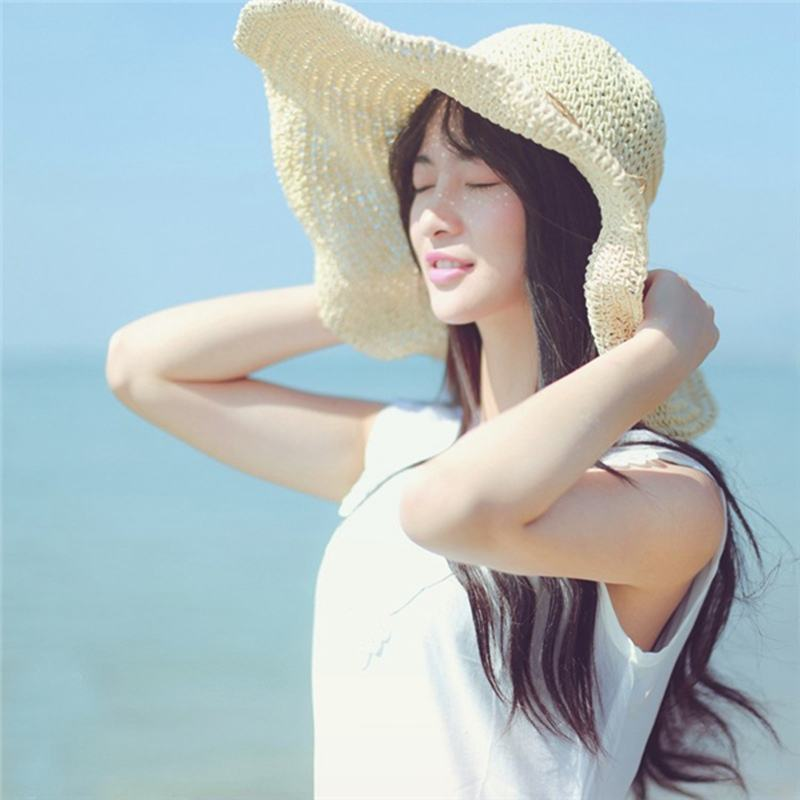
#> input picture learn.jpg, 800 x 800 px
$ python '图像变换.py'
#> lines starting #> are read from the running program, lines starting #| are printed output that depends on the picture
from PIL import Image
from numpy import  *
from pylab import *
import cv2

figure()
im = array(Image.open("learn.jpg").convert('L'))
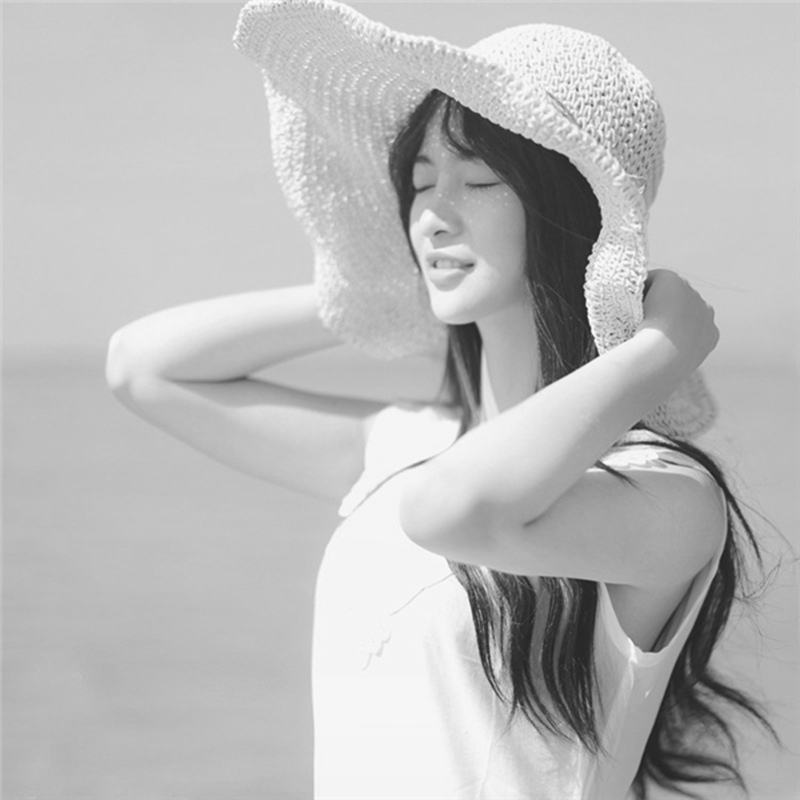
#> im: shape (800, 800); min 28, max 255, mean 185.7
imshow(im)#这样显示一张灰度图像会出现问题！！！！！

figure()
imshow(Image.fromarray(uint8(im)))


figure()
#反变换
im2 = 255-im
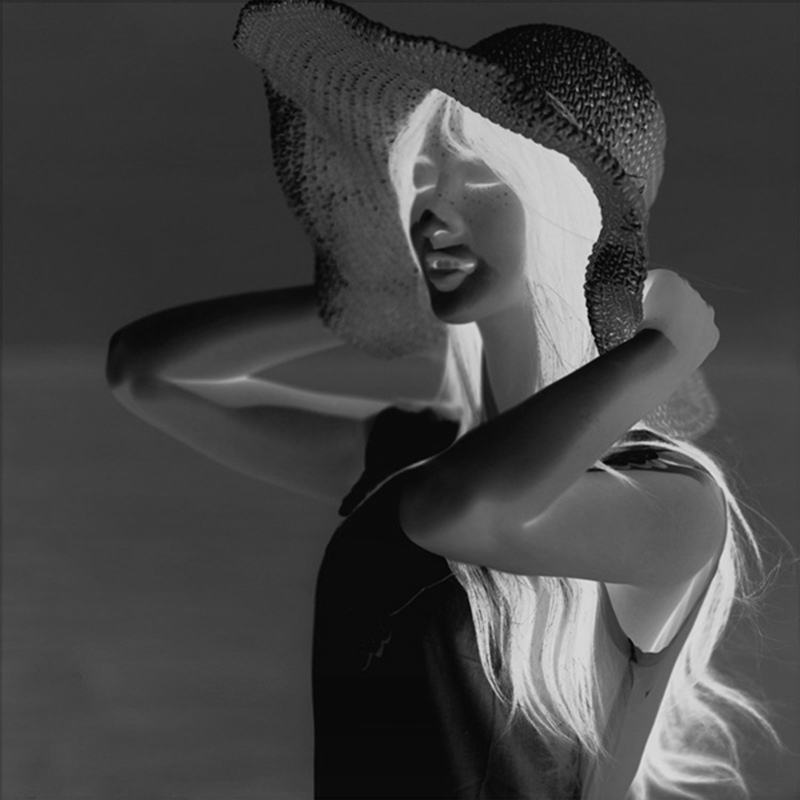
#> im2: shape (800, 800); min 0, max 227, mean 69.3
imshow(Image.fromarray(im2))

figure()
#像素值变换到100-200之间
im3 = (100/255)*im+100
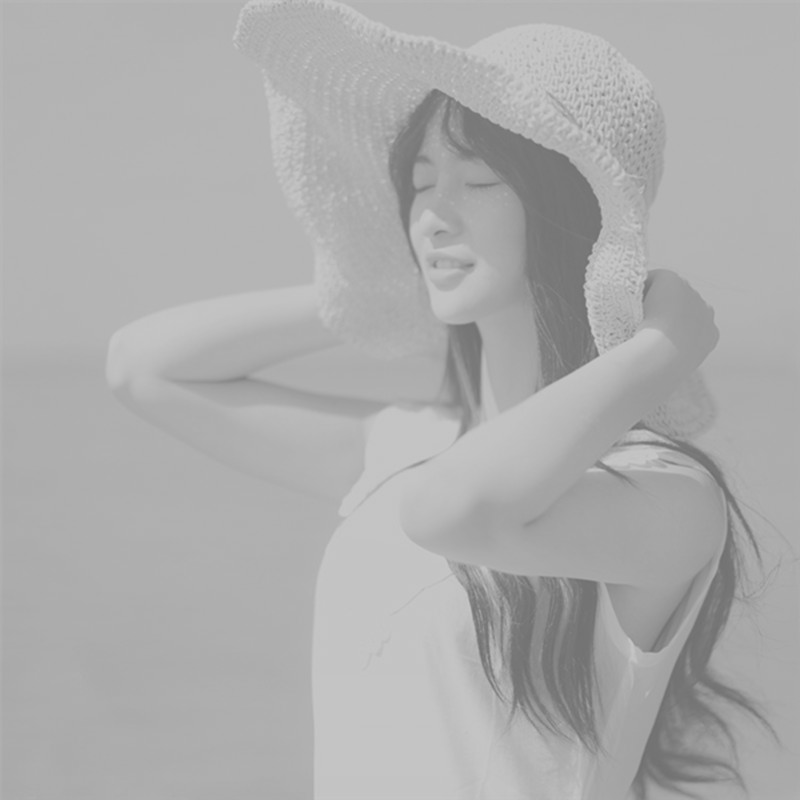
#> im3: shape (800, 800) float64; min 111, max 200, mean 172.8
imshow(Image.fromarray(im3))

figure()
#对象素值求平方后得到的图像
im4 = 255*(im/255)**2
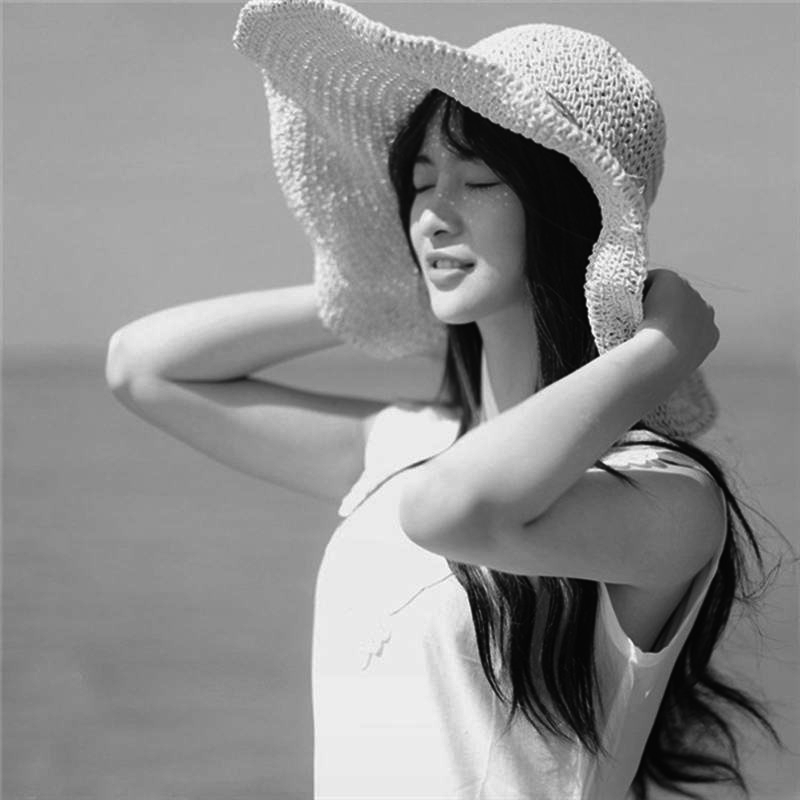
#> im4: shape (800, 800) float64; min 3.07, max 255, mean 142.5
imshow(Image.fromarray(im4))

show()

$ run again, with crop.jpg copied over learn.jpg
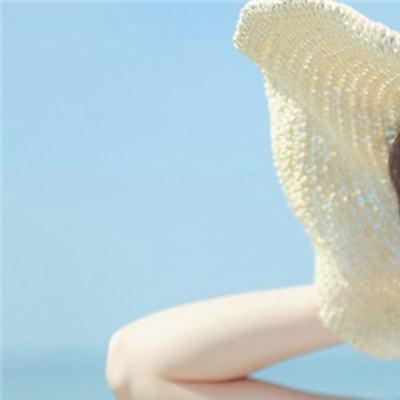
#> input picture crop.jpg, 400 x 400 px
#> `im2 = 255-im`:
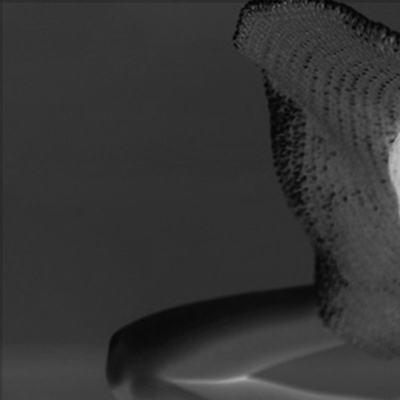
#> im2: shape (400, 400); min 1, max 190, mean 53.1
#> `im4 = 255*(im/255)**2`:
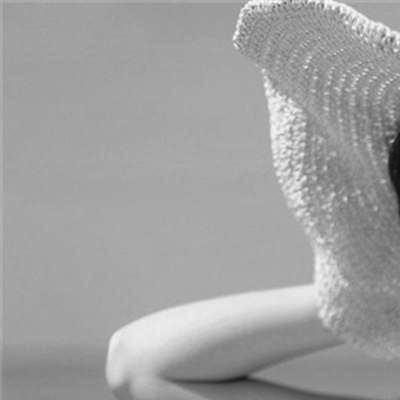
#> im4: shape (400, 400) float64; min 16.57, max 253, mean 161
